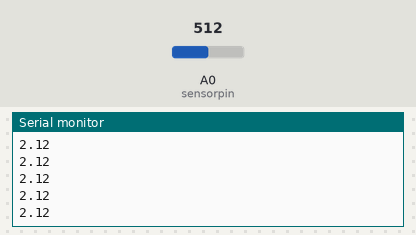
This sketch was run on a simulated Arduino Uno, built with avr-gcc and run on an emulated ATmega328P. On the bench: the last lines printed to the serial monitor. The inputs (shaded band) are chosen by the test bench; at power-on: A0 (sensorpin) = 512.

Above: at 1.2 s.
1.3 s: A0 (sensorpin) set to 716
At 1.31 s:
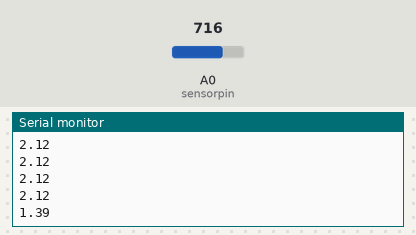
2.8 s: A0 (sensorpin) set to 900
At 2.82 s:
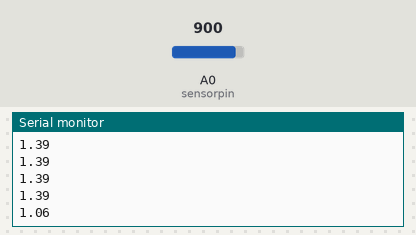
Timing chart, 0 to 5.8 s (numbered marks = the images above; inputs shaded):
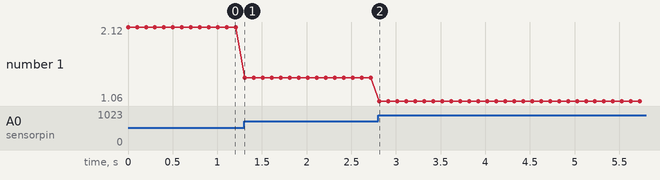

Measured:
- after the input at 1.3 s, the serial monitor: prints a new line at once (image 1)
- after the input at 2.8 s, the serial monitor: prints a new line at once (image 2)
- plotted number 1: 2.12 → 1.39 after the input at 1.3 s, 1.39 → 1.06 after the input at 2.8 s

The sketch:

sketch_jan05a.ino
```cpp
int sensorpin = 0;                 // analog pin used to connect the sharp sensor
int val = 0;                 // variable to store the values from sensor(initially zero)

void setup()
{
  Serial.begin(9600);               // starts the serial monitor
}

void loop()
{
  val = analogRead(sensorpin);
  float volt = val/51;
  float jarak=((1/((0.04*volt)-0.006)-0.42));
  Serial.println(jarak);
  delay(100);
}
```
